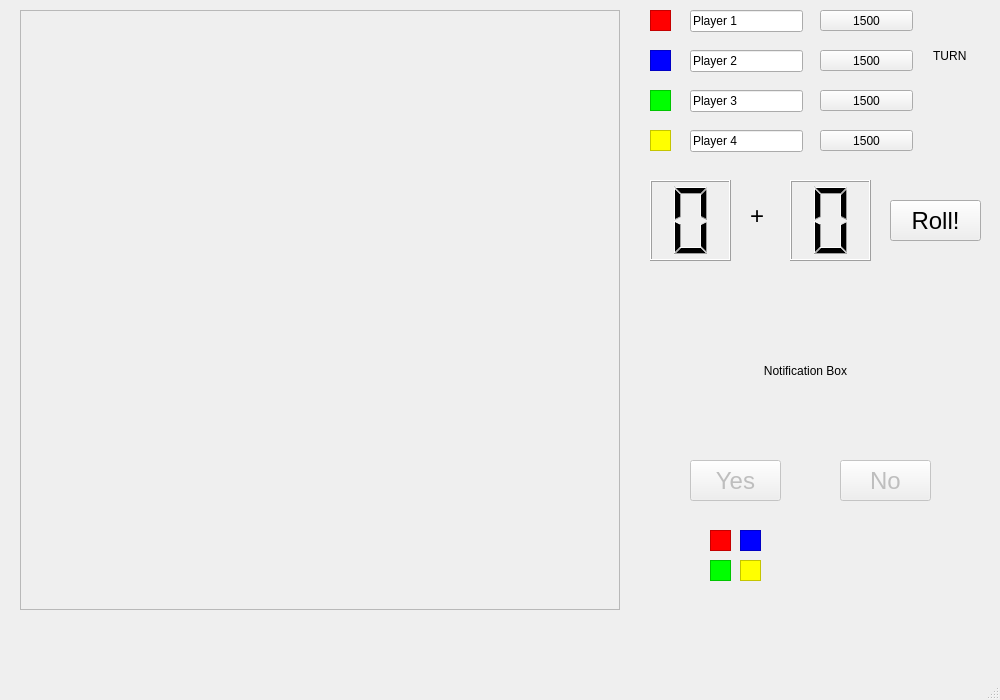
<?xml version="1.0" encoding="UTF-8"?>
<ui version="4.0">
 <class>MainWindow</class>
 <widget class="QMainWindow" name="MainWindow">
  <property name="geometry">
   <rect>
    <x>0</x>
    <y>0</y>
    <width>1000</width>
    <height>700</height>
   </rect>
  </property>
  <property name="windowTitle">
   <string>Monopoly</string>
  </property>
  <widget class="QWidget" name="centralWidget">
   <widget class="QFrame" name="board">
    <property name="geometry">
     <rect>
      <x>20</x>
      <y>10</y>
      <width>600</width>
      <height>600</height>
     </rect>
    </property>
    <property name="styleSheet">
     <string notr="true">background-image: url(:/board.png);</string>
    </property>
    <property name="frameShape">
     <enum>QFrame::StyledPanel</enum>
    </property>
    <property name="frameShadow">
     <enum>QFrame::Raised</enum>
    </property>
   </widget>
   <widget class="QFrame" name="blue">
    <property name="geometry">
     <rect>
      <x>650</x>
      <y>50</y>
      <width>21</width>
      <height>21</height>
     </rect>
    </property>
    <property name="styleSheet">
     <string notr="true">background-color: rgb(0, 0, 255);</string>
    </property>
    <property name="frameShape">
     <enum>QFrame::StyledPanel</enum>
    </property>
    <property name="frameShadow">
     <enum>QFrame::Raised</enum>
    </property>
   </widget>
   <widget class="QFrame" name="red">
    <property name="geometry">
     <rect>
      <x>650</x>
      <y>10</y>
      <width>21</width>
      <height>21</height>
     </rect>
    </property>
    <property name="styleSheet">
     <string notr="true">background-color: rgb(255, 0, 0);</string>
    </property>
    <property name="frameShape">
     <enum>QFrame::StyledPanel</enum>
    </property>
    <property name="frameShadow">
     <enum>QFrame::Raised</enum>
    </property>
   </widget>
   <widget class="QFrame" name="yellow">
    <property name="geometry">
     <rect>
      <x>650</x>
      <y>130</y>
      <width>21</width>
      <height>21</height>
     </rect>
    </property>
    <property name="styleSheet">
     <string notr="true">
background-color: rgb(255, 255, 0);</string>
    </property>
    <property name="frameShape">
     <enum>QFrame::StyledPanel</enum>
    </property>
    <property name="frameShadow">
     <enum>QFrame::Raised</enum>
    </property>
   </widget>
   <widget class="QFrame" name="green">
    <property name="geometry">
     <rect>
      <x>650</x>
      <y>90</y>
      <width>21</width>
      <height>21</height>
     </rect>
    </property>
    <property name="styleSheet">
     <string notr="true">background-color: rgb(0, 255, 0);</string>
    </property>
    <property name="frameShape">
     <enum>QFrame::StyledPanel</enum>
    </property>
    <property name="frameShadow">
     <enum>QFrame::Raised</enum>
    </property>
   </widget>
   <widget class="QLineEdit" name="Player1Edit">
    <property name="geometry">
     <rect>
      <x>690</x>
      <y>10</y>
      <width>113</width>
      <height>22</height>
     </rect>
    </property>
    <property name="text">
     <string>Player 1</string>
    </property>
   </widget>
   <widget class="QLineEdit" name="Player2Edit">
    <property name="geometry">
     <rect>
      <x>690</x>
      <y>50</y>
      <width>113</width>
      <height>22</height>
     </rect>
    </property>
    <property name="text">
     <string>Player 2</string>
    </property>
   </widget>
   <widget class="QLineEdit" name="Player3Edit">
    <property name="geometry">
     <rect>
      <x>690</x>
      <y>90</y>
      <width>113</width>
      <height>22</height>
     </rect>
    </property>
    <property name="text">
     <string>Player 3</string>
    </property>
   </widget>
   <widget class="QLineEdit" name="Player4Edit">
    <property name="geometry">
     <rect>
      <x>690</x>
      <y>130</y>
      <width>113</width>
      <height>22</height>
     </rect>
    </property>
    <property name="text">
     <string>Player 4</string>
    </property>
   </widget>
   <widget class="QPushButton" name="P0_details">
    <property name="geometry">
     <rect>
      <x>820</x>
      <y>10</y>
      <width>93</width>
      <height>21</height>
     </rect>
    </property>
    <property name="text">
     <string>1500</string>
    </property>
   </widget>
   <widget class="QPushButton" name="P1_details">
    <property name="geometry">
     <rect>
      <x>820</x>
      <y>50</y>
      <width>93</width>
      <height>21</height>
     </rect>
    </property>
    <property name="text">
     <string>1500</string>
    </property>
   </widget>
   <widget class="QPushButton" name="P2_details">
    <property name="geometry">
     <rect>
      <x>820</x>
      <y>90</y>
      <width>93</width>
      <height>21</height>
     </rect>
    </property>
    <property name="text">
     <string>1500</string>
    </property>
   </widget>
   <widget class="QPushButton" name="P3_details">
    <property name="geometry">
     <rect>
      <x>820</x>
      <y>130</y>
      <width>93</width>
      <height>21</height>
     </rect>
    </property>
    <property name="text">
     <string>1500</string>
    </property>
   </widget>
   <widget class="QLCDNumber" name="dice1">
    <property name="geometry">
     <rect>
      <x>650</x>
      <y>180</y>
      <width>81</width>
      <height>81</height>
     </rect>
    </property>
    <property name="digitCount">
     <number>1</number>
    </property>
   </widget>
   <widget class="QLCDNumber" name="dice2">
    <property name="geometry">
     <rect>
      <x>790</x>
      <y>180</y>
      <width>81</width>
      <height>81</height>
     </rect>
    </property>
    <property name="digitCount">
     <number>1</number>
    </property>
   </widget>
   <widget class="QPushButton" name="rollButton">
    <property name="geometry">
     <rect>
      <x>890</x>
      <y>200</y>
      <width>91</width>
      <height>41</height>
     </rect>
    </property>
    <property name="font">
     <font>
      <family>SansSerif</family>
      <pointsize>18</pointsize>
     </font>
    </property>
    <property name="text">
     <string>Roll!</string>
    </property>
    <property name="flat">
     <bool>false</bool>
    </property>
   </widget>
   <widget class="QLabel" name="notification">
    <property name="geometry">
     <rect>
      <x>660</x>
      <y>300</y>
      <width>291</width>
      <height>141</height>
     </rect>
    </property>
    <property name="text">
     <string>Notification Box</string>
    </property>
    <property name="alignment">
     <set>Qt::AlignCenter</set>
    </property>
    <property name="wordWrap">
     <bool>true</bool>
    </property>
   </widget>
   <widget class="QLabel" name="plusSign">
    <property name="geometry">
     <rect>
      <x>750</x>
      <y>200</y>
      <width>31</width>
      <height>31</height>
     </rect>
    </property>
    <property name="font">
     <font>
      <pointsize>18</pointsize>
     </font>
    </property>
    <property name="text">
     <string>+</string>
    </property>
   </widget>
   <widget class="QPushButton" name="YesButton">
    <property name="enabled">
     <bool>false</bool>
    </property>
    <property name="geometry">
     <rect>
      <x>690</x>
      <y>460</y>
      <width>91</width>
      <height>41</height>
     </rect>
    </property>
    <property name="font">
     <font>
      <family>SansSerif</family>
      <pointsize>18</pointsize>
     </font>
    </property>
    <property name="text">
     <string>Yes</string>
    </property>
    <property name="flat">
     <bool>false</bool>
    </property>
   </widget>
   <widget class="QPushButton" name="NoButton">
    <property name="enabled">
     <bool>false</bool>
    </property>
    <property name="geometry">
     <rect>
      <x>840</x>
      <y>460</y>
      <width>91</width>
      <height>41</height>
     </rect>
    </property>
    <property name="font">
     <font>
      <family>SansSerif</family>
      <pointsize>18</pointsize>
     </font>
    </property>
    <property name="text">
     <string>No</string>
    </property>
    <property name="flat">
     <bool>false</bool>
    </property>
   </widget>
   <widget class="QFrame" name="Pointer1">
    <property name="geometry">
     <rect>
      <x>740</x>
      <y>530</y>
      <width>21</width>
      <height>21</height>
     </rect>
    </property>
    <property name="styleSheet">
     <string notr="true">background-color: rgb(0, 0, 255);</string>
    </property>
    <property name="frameShape">
     <enum>QFrame::StyledPanel</enum>
    </property>
    <property name="frameShadow">
     <enum>QFrame::Raised</enum>
    </property>
   </widget>
   <widget class="QFrame" name="Pointer2">
    <property name="geometry">
     <rect>
      <x>710</x>
      <y>560</y>
      <width>21</width>
      <height>21</height>
     </rect>
    </property>
    <property name="styleSheet">
     <string notr="true">background-color: rgb(0, 255, 0);</string>
    </property>
    <property name="frameShape">
     <enum>QFrame::StyledPanel</enum>
    </property>
    <property name="frameShadow">
     <enum>QFrame::Raised</enum>
    </property>
   </widget>
   <widget class="QFrame" name="Pointer3">
    <property name="geometry">
     <rect>
      <x>740</x>
      <y>560</y>
      <width>21</width>
      <height>21</height>
     </rect>
    </property>
    <property name="styleSheet">
     <string notr="true">
background-color: rgb(255, 255, 0);</string>
    </property>
    <property name="frameShape">
     <enum>QFrame::StyledPanel</enum>
    </property>
    <property name="frameShadow">
     <enum>QFrame::Raised</enum>
    </property>
   </widget>
   <widget class="QFrame" name="Pointer0">
    <property name="geometry">
     <rect>
      <x>710</x>
      <y>530</y>
      <width>21</width>
      <height>21</height>
     </rect>
    </property>
    <property name="styleSheet">
     <string notr="true">background-color: rgb(255, 0, 0);</string>
    </property>
    <property name="frameShape">
     <enum>QFrame::StyledPanel</enum>
    </property>
    <property name="frameShadow">
     <enum>QFrame::Raised</enum>
    </property>
   </widget>
   <widget class="QLabel" name="label">
    <property name="geometry">
     <rect>
      <x>930</x>
      <y>40</y>
      <width>68</width>
      <height>31</height>
     </rect>
    </property>
    <property name="text">
     <string> TURN</string>
    </property>
   </widget>
   <widget class="QLabel" name="turnlabel">
    <property name="geometry">
     <rect>
      <x>930</x>
      <y>80</y>
      <width>51</width>
      <height>51</height>
     </rect>
    </property>
    <property name="font">
     <font>
      <pointsize>22</pointsize>
      <weight>75</weight>
      <bold>true</bold>
     </font>
    </property>
    <property name="text">
     <string/>
    </property>
    <property name="textFormat">
     <enum>Qt::PlainText</enum>
    </property>
    <property name="alignment">
     <set>Qt::AlignCenter</set>
    </property>
   </widget>
  </widget>
  <widget class="QStatusBar" name="statusBar"/>
 </widget>
 <layoutdefault spacing="6" margin="11"/>
 <resources/>
 <connections/>
</ui>
